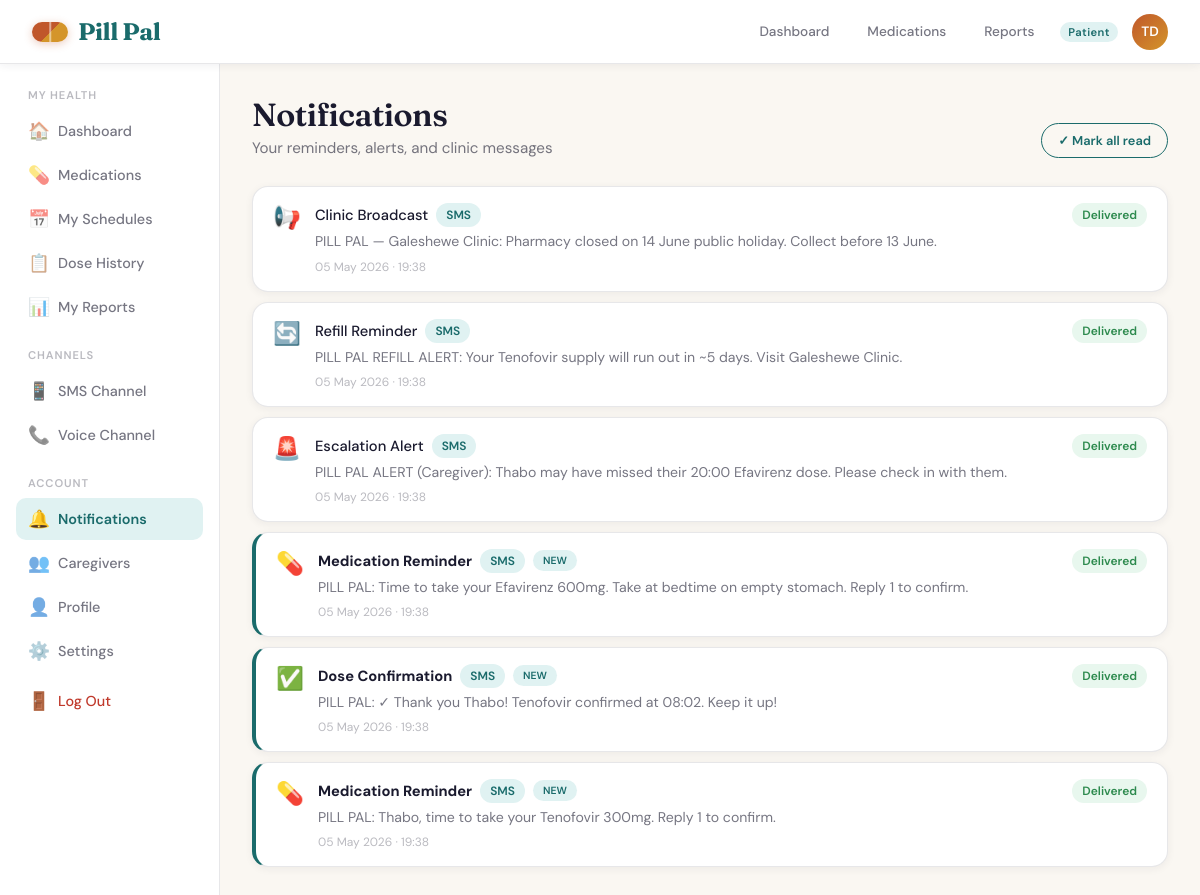
Page /notifications/ (signed in) on the earlier database version.
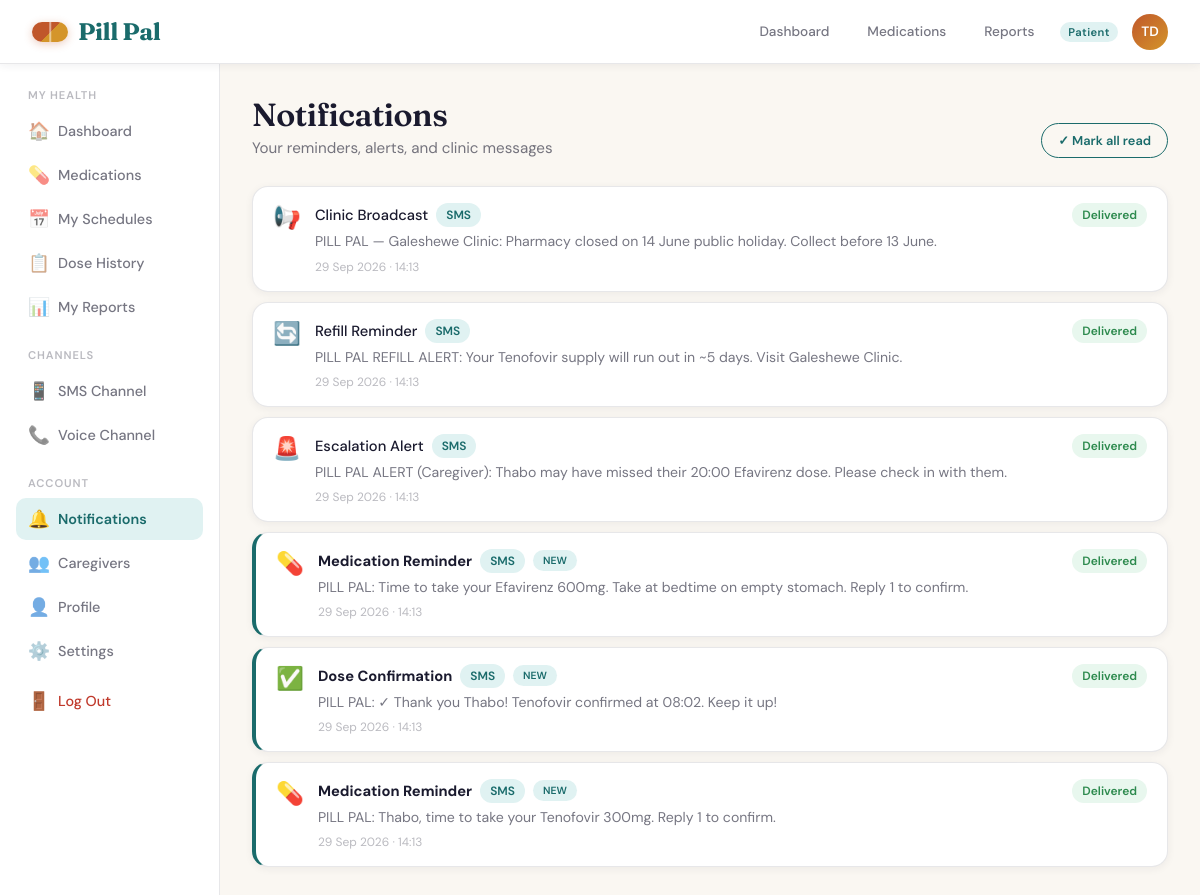
Same page on the later database version.
### accounts/models.py (models this page shows, shortened)
class User(AbstractUser):
    ROLE_CHOICES = [
        ('patient', 'Patient'),
        ('caregiver', 'Caregiver'),
        ('clinic_admin', 'Clinic Admin'),
        ('chw', 'Community Health Worker'),
    ]
    CHANNEL_CHOICES = [
        ('sms', 'SMS'),
        ('voice', 'Voice Call'),
        ('app', 'App Push Notification'),
    ]
    LANGUAGE_CHOICES = [
        ('en', 'English'),
        ('zu', 'isiZulu'),
        ('xh', 'isiXhosa'),
        ('st', 'Sesotho'),
        ('tn', 'Setswana'),
    ]
    role = models.CharField(max_length=20, choices=ROLE_CHOICES, default='patient')
    phone_number = models.CharField(max_length=20, blank=True)
    date_of_birth = models.DateField(null=True, blank=True)
    language_preference = models.CharField(max_length=5, choices=LANGUAGE_CHOICES, default='en')
    channel_preference = models.CharField(max_length=10, choices=CHANNEL_CHOICES, default='sms')
    clinic = models.ForeignKey('core.Clinic', on_delete=models.SET_NULL, null=True, blank=True, related_name='users')
    notif_reminders = models.BooleanField(default=True)
    notif_refill = models.BooleanField(default=True)
    notif_broadcasts = models.BooleanField(default=True)
    notif_weekly = models.BooleanField(default=False)
    notif_caregiver_alerts = models.BooleanField(default=True)
    @property
    def initials(self):
        parts = self.get_full_name().split()
        return ''.join(p[0] for p in parts[:2]).upper() if parts else self.username[:2].upper()

### notifications/models.py (models this page shows, shortened)
class Notification(models.Model):
    CHANNEL_CHOICES = [
        ('sms', 'SMS'), ('voice', 'Voice'), ('app', 'App'), ('email', 'Email'),
    ]
    TYPE_CHOICES = [
        ('reminder', 'Medication Reminder'),
        ('escalation', 'Escalation Alert'),
        ('refill', 'Refill Reminder'),
        ('broadcast', 'Clinic Broadcast'),
        ('confirmation', 'Dose Confirmation'),
        ('info', 'Medication Info Response'),
    ]
    STATUS_CHOICES = [
        ('pending', 'Pending'), ('sent', 'Sent'), ('delivered', 'Delivered'), ('failed', 'Failed'),
    ]
    recipient = models.ForeignKey(settings.AUTH_USER_MODEL, on_delete=models.CASCADE, related_name='notifications')
    channel = models.CharField(max_length=10, choices=CHANNEL_CHOICES)
    notification_type = models.CharField(max_length=20, choices=TYPE_CHOICES)
    message = models.TextField()
    status = models.CharField(max_length=10, choices=STATUS_CHOICES, default='pending')
    created_at = models.DateTimeField(auto_now_add=True)
    sent_at = models.DateTimeField(null=True, blank=True)
    dose_log = models.ForeignKey(
        'medications.DoseLog', on_delete=models.SET_NULL, null=True, blank=True, related_name='notifications'
    )
    read = models.BooleanField(default=False)
    class Meta:
        ordering = ['-created_at']

### notifications/views.py (the view)
# urls.py: path('', views.notification_list, name='notifications'),
@login_required
def notification_list(request):
    notifs = Notification.objects.filter(recipient=request.user)
    unread = notifs.filter(read=False).count()
    return render(request, 'core/notifications.html', {'notifications': notifs, 'unread': unread})

### core/templates/core/notifications.html (shortened to what this page needs)
{% extends 'core/base.html' %}
{% block content %}
<div class="page-header">
  <div class="header-row">
    <div>
      <h1>Notifications</h1>
      <p class="subtitle">Your reminders, alerts, and clinic messages</p>
    </div>
    {% if unread > 0 %}
    <button class="btn btn-ghost btn-sm" onclick="markAllRead()">✓ Mark all read</button>
    {% endif %}
  </div>
</div>
{% if notifications %}
<div style="display:flex;flex-direction:column;gap:10px;">
  {% for n in notifications %}
  <div class="card notif-card {% if not n.read %}unread{% endif %}" id="notif-{{ n.pk }}"
       style="{% if not n.read %}border-left:4px solid var(--teal);{% endif %}padding:16px 20px;display:flex;align-items:flex-start;gap:14px;cursor:pointer;"
       onclick="markRead({{ n.pk }}, this)">
    <div style="font-size:1.4rem;flex-shrink:0;">
      {% if n.notification_type == 'reminder' %}💊
      {% elif n.notification_type == 'escalation' %}🚨
      {% elif n.notification_type == 'refill' %}🔄
      {% elif n.notification_type == 'broadcast' %}📢
      {% elif n.notification_type == 'confirmation' %}✅
      {% else %}ℹ️{% endif %}
    </div>
    <div style="flex:1;">
      <div style="display:flex;align-items:center;gap:8px;margin-bottom:4px;">
        <span style="font-weight:{% if not n.read %}700{% else %}500{% endif %};font-size:.92rem;">{{ n.get_notification_type_display }}</span>
        <span class="badge badge-{% if n.channel == 'sms' %}teal{% elif n.channel == 'voice' %}amber{% else %}green{% endif %}">{{ n.get_channel_display }}</span>
        {% if not n.read %}<span class="badge badge-teal" style="font-size:.65rem;">NEW</span>{% endif %}
      </div>
      <div style="font-size:.88rem;color:var(--ink-60);line-height:1.5;">{{ n.message|truncatechars:180 }}</div>
      <div class="text-xs" style="margin-top:6px;">{{ n.created_at|date:"d M Y · H:i" }}</div>
    </div>
    <div>
      <span class="badge badge-{% if n.status == 'delivered' %}green{% elif n.status == 'sent' %}teal{% elif n.status == 'failed' %}red{% else %}amber{% endif %}">{{ n.get_status_display }}</span>
    </div>
  </div>
  {% endfor %}
</div>
{% endif %}
{% endblock %}

### core/templates/core/base.html (shortened to what this page needs)
<!DOCTYPE html>
<html lang="en">
<head>
{% load static %}
</head>
<body>
{% if user.is_authenticated %}
<header class="topbar">
  <a href="{% url 'landing' %}" class="logo"><span class="logo-pill"></span>Pill Pal</a>
  <div class="topbar-right">
    <a href="{% url 'dashboard' %}" class="nav-link {% if request.resolver_match.url_name == 'dashboard' %}active{% endif %}">Dashboard</a>
    {% if user.role == 'patient' %}
    <a href="{% url 'medications' %}" class="nav-link {% if request.resolver_match.url_name == 'medications' %}active{% endif %}">Medications</a>
    <a href="{% url 'reports' %}" class="nav-link {% if request.resolver_match.url_name == 'reports' %}active{% endif %}">Reports</a>
    {% endif %}
    <span class="role-badge">{{ user.get_role_display }}</span>
    <a href="{% url 'settings' %}" class="avatar" title="{{ user.get_full_name }}">{{ user.initials }}</a>
  </div>
</header>
<div class="app-layout">
  <aside class="sidebar">
    {% if user.role == 'patient' %}
    <div class="nav-section-label">My Health</div>
    <a href="{% url 'dashboard' %}" class="nav-item {% if request.resolver_match.url_name == 'dashboard' %}active{% endif %}"><span class="nav-icon">🏠</span>Dashboard</a>
    <a href="{% url 'medications' %}" class="nav-item {% if request.resolver_match.url_name in 'medications,medication_detail' %}active{% endif %}"><span class="nav-icon">💊</span>Medications</a>
    <a href="{% url 'schedule_list' %}" class="nav-item {% if request.resolver_match.url_name == 'schedule_list' %}active{% endif %}"><span class="nav-icon">📅</span>My Schedules</a>
    <a href="{% url 'dose_history' %}" class="nav-item {% if request.resolver_match.url_name == 'dose_history' %}active{% endif %}"><span class="nav-icon">📋</span>Dose History</a>
    <a href="{% url 'reports' %}" class="nav-item {% if request.resolver_match.url_name == 'reports' %}active{% endif %}"><span class="nav-icon">📊</span>My Reports</a>
    <div class="nav-section-label">Channels</div>
    <a href="{% url 'sms_simulator' %}" class="nav-item {% if request.resolver_match.url_name == 'sms_simulator' %}active{% endif %}"><span class="nav-icon">📱</span>SMS Channel</a>
    <a href="{% url 'voice_channel' %}" class="nav-item {% if request.resolver_match.url_name == 'voice_channel' %}active{% endif %}"><span class="nav-icon">📞</span>Voice Channel</a>
    <div class="nav-section-label">Account</div>
    <a href="{% url 'notifications' %}" class="nav-item {% if request.resolver_match.url_name == 'notifications' %}active{% endif %}"><span class="nav-icon">🔔</span>Notifications</a>
    <a href="{% url 'caregiver_management' %}" class="nav-item {% if request.resolver_match.url_name == 'caregiver_management' %}active{% endif %}"><span class="nav-icon">👥</span>Caregivers</a>
    <a href="{% url 'profile' %}" class="nav-item {% if request.resolver_match.url_name == 'profile' %}active{% endif %}"><span class="nav-icon">👤</span>Profile</a>
    <a href="{% url 'settings' %}" class="nav-item {% if request.resolver_match.url_name == 'settings' %}active{% endif %}"><span class="nav-icon">⚙️</span>Settings</a>
    {% endif %}
    <a href="{% url 'logout' %}" class="nav-item" style="color:var(--red)"><span class="nav-icon">🚪</span>Log Out</a>
  </aside>
  <main class="main-content fade-in">
    {% block content %}{% endblock %}
  </main>
</div>
{% else %}
{% block public_content %}{% endblock %}
{% endif %}
</body>
</html>

### core/templates/core/base.html (style rules this page uses)
*,*::before,*::after { box-sizing:border-box;margin:0;padding:0 }
:root { --cream:#FAF7F2;--white:#FFFFFF; --terracotta:#C0572B;--terracotta-light:#E8785A;--ochre:#D4952A; --teal:#1A6B6B;--teal-light:#2A9090;--teal-pale:#E0F2F2; --green:#2D8A4E;--green-light:#E8F7EE; --amber:#D4952A;--amber-light:#FEF3DC; --red:#C0392B;--red-light:#FDECEA; --ink:#1A1A2E;--ink-60:#1A1A2E99;--ink-30:#1A1A2E4D;--ink-10:#1A1A2E1A; --shadow-sm:0 2px 8px rgba(26,26,46,.06);--shadow-md:0 4px 24px rgba(26,26,46,.10);--shadow-lg:0 8px 48px rgba(26,26,46,.14); --radius:16px;--radius-sm:10px;--radius-pill:100px; }
html { font-size:16px;scroll-behavior:smooth }
body { font-family:'DM Sans',sans-serif;background:var(--cream);color:var(--ink);min-height:100vh;overflow-x:hidden }
.topbar { position:fixed;top:0;left:0;right:0;z-index:100;background:var(--white);border-bottom:1px solid var(--ink-10);display:flex;align-items:center;justify-content:space-between;padding:0 32px;height:64px;box-shadow:var(--shadow-sm) }
.logo { display:flex;align-items:center;gap:10px;font-family:'Fraunces',serif;font-size:1.5rem;font-weight:700;color:var(--teal);letter-spacing:-.5px;text-decoration:none }
.logo-pill { width:36px;height:20px;background:linear-gradient(135deg,var(--terracotta) 50%,var(--ochre) 50%);border-radius:100px;display:inline-block;box-shadow:0 2px 8px rgba(192,87,43,.3);position:relative }
.logo-pill::after { content:'';position:absolute;left:50%;top:0;bottom:0;width:1.5px;background:rgba(255,255,255,.5);transform:translateX(-50%) }
.topbar-right { display:flex;align-items:center;gap:14px }
.nav-link { font-size:.85rem;font-weight:500;color:var(--ink-60);text-decoration:none;padding:6px 12px;border-radius:var(--radius-pill);transition:all .15s }
.avatar { width:36px;height:36px;border-radius:50%;background:linear-gradient(135deg,var(--terracotta),var(--ochre));display:flex;align-items:center;justify-content:center;color:white;font-weight:600;font-size:.85rem;cursor:pointer;text-decoration:none;flex-shrink:0 }
.role-badge { font-size:.7rem;font-weight:600;padding:3px 8px;border-radius:var(--radius-pill);background:var(--teal-pale);color:var(--teal);letter-spacing:.04em }
.app-layout { display:flex;margin-top:64px;min-height:calc(100vh - 64px) }
.sidebar { width:220px;flex-shrink:0;background:var(--white);border-right:1px solid var(--ink-10);padding:24px 16px;position:fixed;top:64px;left:0;bottom:0;overflow-y:auto;z-index:50 }
.nav-section-label { font-size:.7rem;font-weight:600;letter-spacing:.08em;text-transform:uppercase;color:var(--ink-30);padding:0 12px;margin:20px 0 8px }
.nav-section-label:first-child { margin-top:0 }
.nav-item { display:flex;align-items:center;gap:10px;padding:10px 12px;border-radius:var(--radius-sm);cursor:pointer;transition:all .15s;font-size:.9rem;font-weight:500;color:var(--ink-60);margin-bottom:2px;border:none;background:none;width:100%;text-align:left;text-decoration:none }
.nav-item.active { background:var(--teal-pale);color:var(--teal);font-weight:600 }
.nav-icon { font-size:1.1rem;width:20px;text-align:center }
.main-content { margin-left:220px;flex:1;padding:32px;max-width:1200px }
.card { background:var(--white);border-radius:var(--radius);padding:24px;box-shadow:var(--shadow-sm);border:1px solid var(--ink-10) }
.btn { display:inline-flex;align-items:center;gap:8px;padding:12px 24px;border-radius:var(--radius-pill);font-family:'DM Sans',sans-serif;font-size:.9rem;font-weight:600;cursor:pointer;border:none;transition:all .2s;text-decoration:none }
.btn-ghost { background:transparent;color:var(--teal);border:1.5px solid var(--teal) }
.btn-sm { padding:8px 16px;font-size:.8rem }
.badge { display:inline-flex;align-items:center;gap:5px;padding:4px 10px;border-radius:var(--radius-pill);font-size:.75rem;font-weight:600 }
.badge-green { background:var(--green-light);color:var(--green) }
.badge-teal { background:var(--teal-pale);color:var(--teal) }
.page-header { margin-bottom:28px }
.page-header h1 { font-family:'Fraunces',serif;font-size:2rem;font-weight:600;color:var(--ink);letter-spacing:-.5px;line-height:1.2 }
.page-header .subtitle { color:var(--ink-60);margin-top:4px;font-size:.95rem }
.header-row { display:flex;align-items:flex-end;justify-content:space-between }
.text-xs { font-size:.75rem;color:var(--ink-30) }
.fade-in { animation:fadeIn .35s ease }

Differences in the rows shown:
changed Notification "Clinic Broadcast": created_at "05 May 2026 · 19:38" → "29 Sep 2026 · 14:13"
changed Notification "Refill Reminder": created_at "05 May 2026 · 19:38" → "29 Sep 2026 · 14:13"
changed Notification "Escalation Alert": created_at "05 May 2026 · 19:38" → "29 Sep 2026 · 14:13"
changed Notification (number 4 of 6 on the later page): created_at "05 May 2026 · 19:38" → "29 Sep 2026 · 14:13"
changed Notification "Dose Confirmation": created_at "05 May 2026 · 19:38" → "29 Sep 2026 · 14:13"
changed Notification "PILL PAL: Thabo, time to take your Tenofovir 300mg. Reply 1 to confirm.": created_at "05 May 2026 · 19:38" → "29 Sep 2026 · 14:13"
